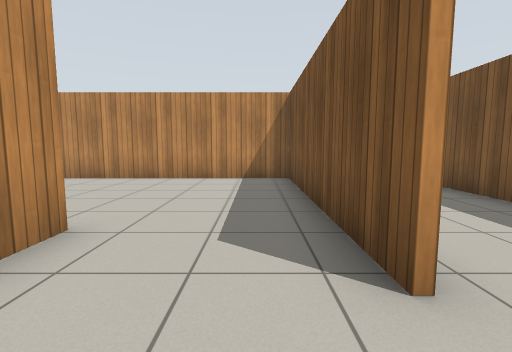
view 1 (above)

16 first-person views from a walk through a Gazebo world. The camera is 0.94 m above the floor, tilts 6° down and sees 85° across. The floor is counted in squares, 1 m on a side. Each view is taken from the middle of a square. On the plan, view 1 faces up. The plan holds only what a view shows up to about 11 squares ahead; the rest is blank. Gazebo's built-in surfaces are drawn with simple patterns.

view 2
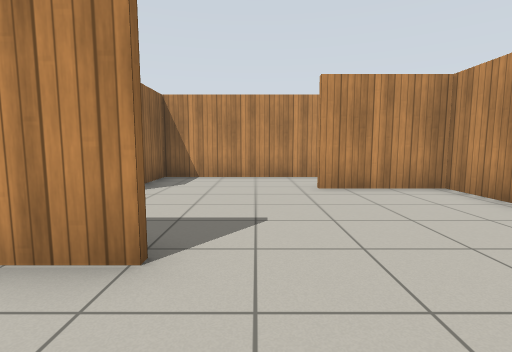

view 3
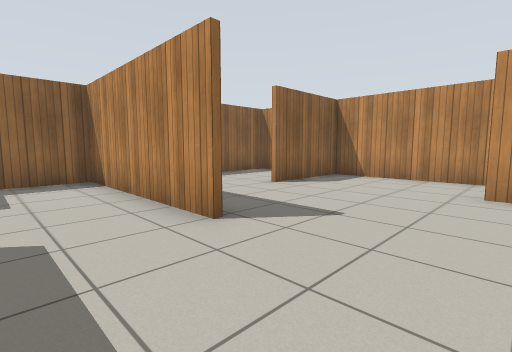

view 4
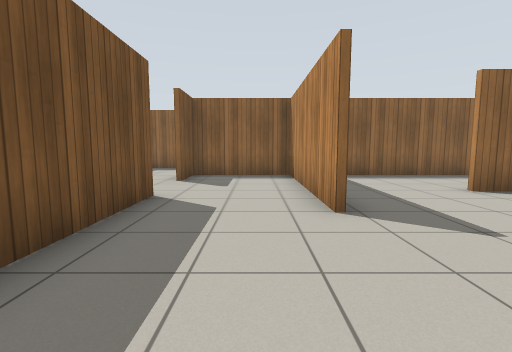

view 5
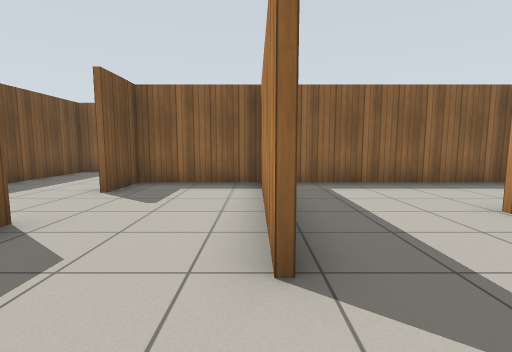

view 6
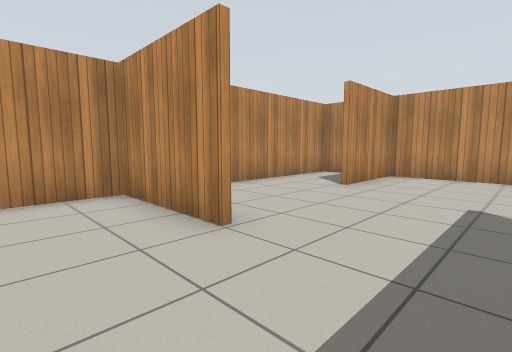

view 7
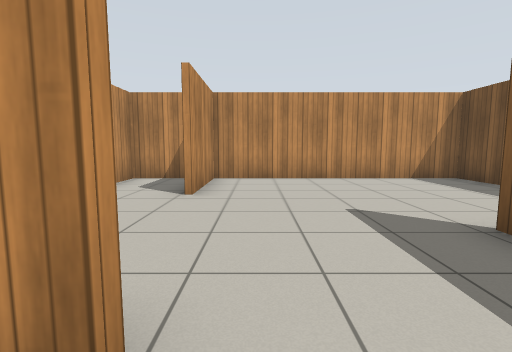

view 8
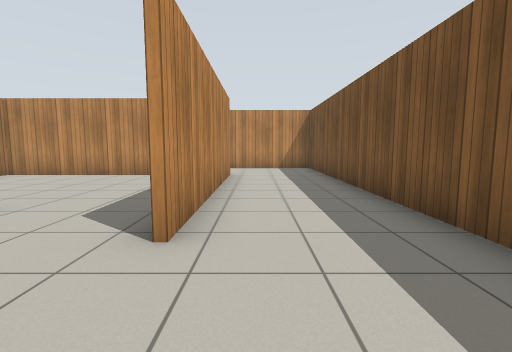

view 9
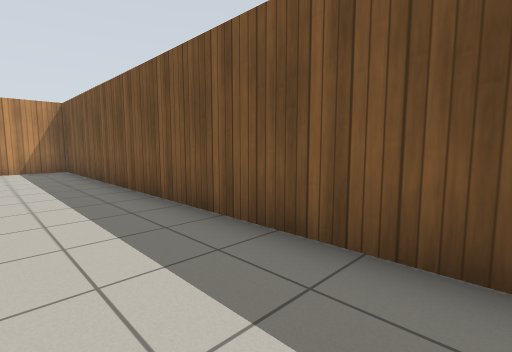

view 10
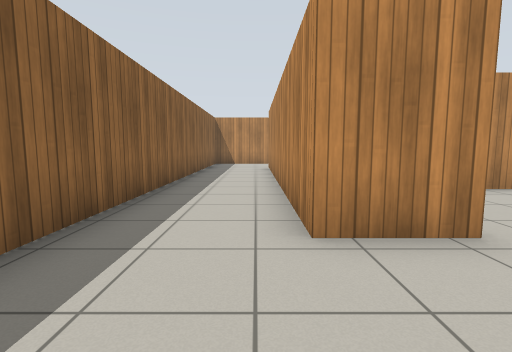

view 11
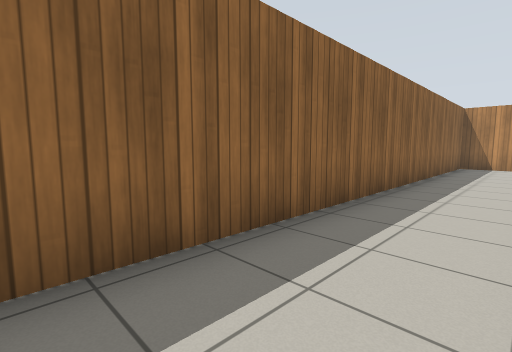

view 12
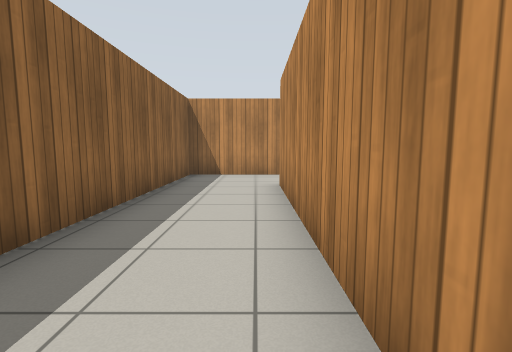

view 13
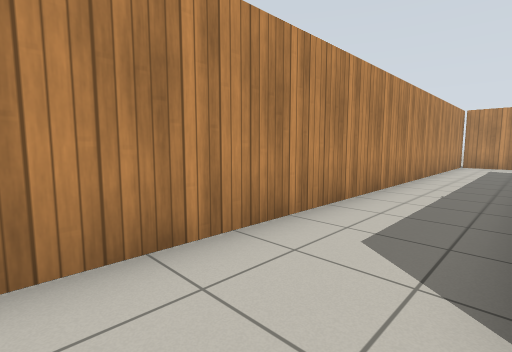

view 14
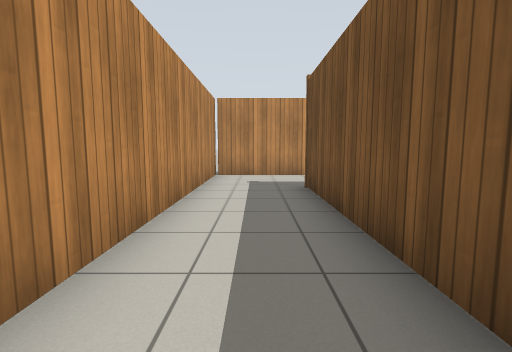

view 15
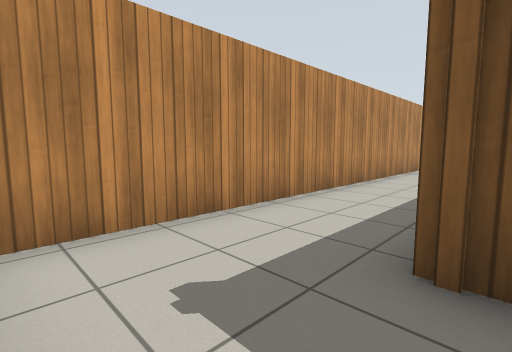

view 16
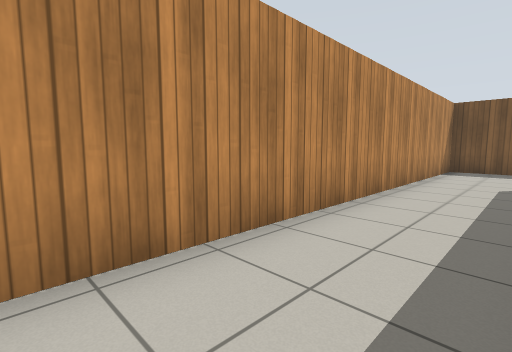

### Floor plan
Ten units are one square. View 1 is at (0, 0); x grows to the right and y downward. Boxes are objects, and circles mark ways between rooms. Rooms are numbered by the first view taken in them; rooms with no view inside come last. Other rooms are left out.
<svg viewBox="-118 -117 167 174">
<path fill="none" stroke="#000" d="M-21 -16 -21 24M-20 23 10 23 10 6M-21 -31 -21 -16M-55 -10 -88 -10M-88 -12 -55 -12M10 -16 10 -83 -62 -83 -62 -54M-71 -83 -86 -83 -86 9M-86 23 -20 23M12 6 12 24 -89 24M44 52 44 -112 -113 -112 -113 52 44 52M12 -85 12 -16M-88 -31 -88 -86"/>
<circle cx="-5" cy="-25" r="3" fill="#2a7"/>
<circle cx="10" cy="-5" r="3" fill="#2a7"/>
<text x="-10" y="0">1</text>
<text x="-40" y="-30">2</text>
<text x="10" y="-10">3</text>
</svg>
Room 1 opens to room 2. Room 1 opens to room 3.

Where each view was taken, in squares from view 1:
view 1: 0 up, 0 right, facing up
view 2: 4 up, 0 right, facing left
view 3: 6 up, 0 right, facing down-left
view 4: 7 up, 1 left, facing down
view 5: 5 up, 2 left, facing down
view 6: 1 down, 3 left, facing up-left
view 7: 0 up, 5 left, facing up
view 8: 1 down, 2 right, facing up
view 9: 1 down, 2 right, facing up-right
view 10: 3 down, 4 right, facing left
view 11: 3 down, 3 right, facing down-left
view 12: 3 down, 2 left, facing left
view 13: 4 down, 9 left, facing up-left
view 14: 2 up, 10 left, facing up
view 15: 8 up, 11 left, facing up-right
view 16: 9 up, 8 left, facing up-right
